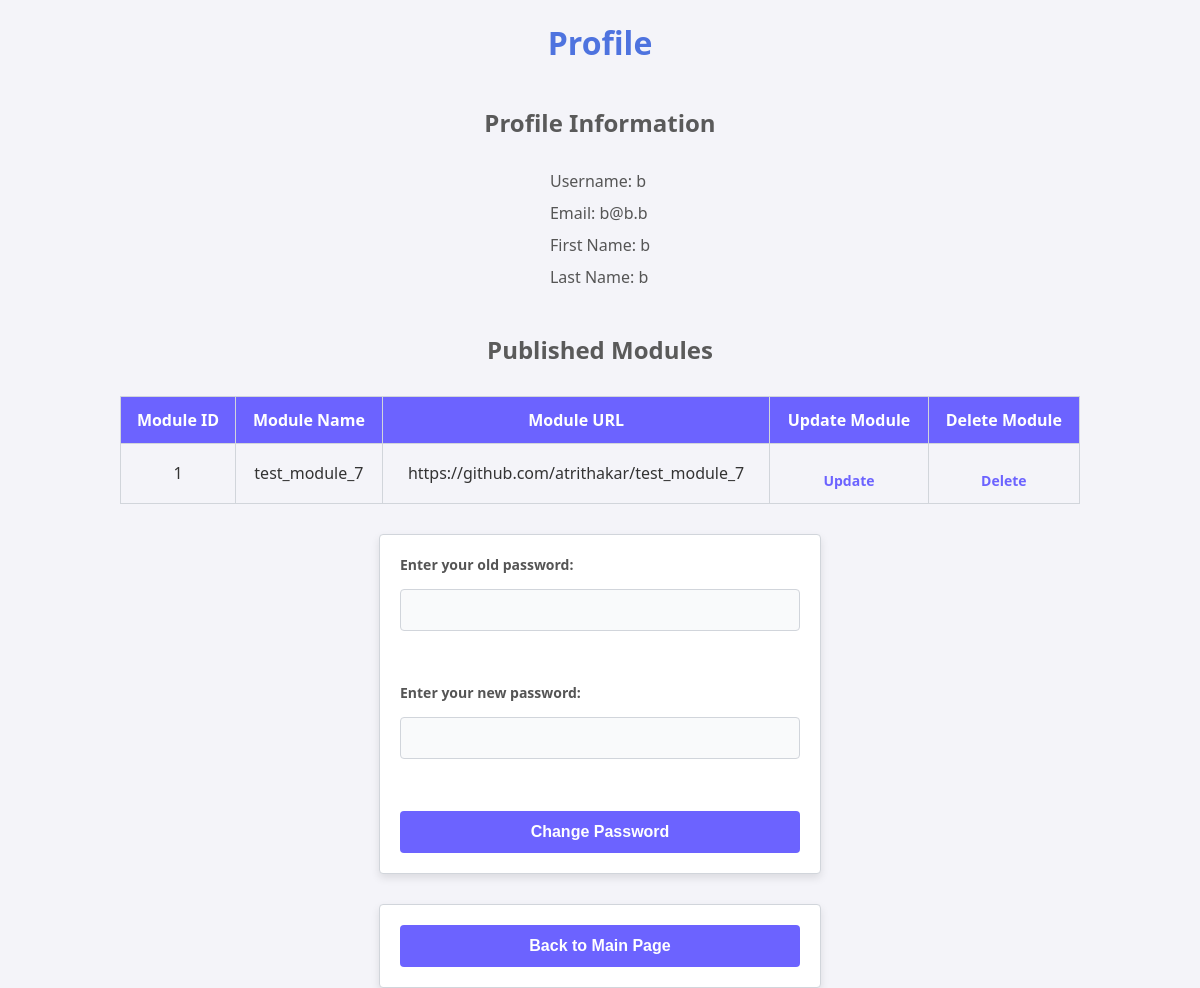
Page /profile (signed in) on the earlier database version.
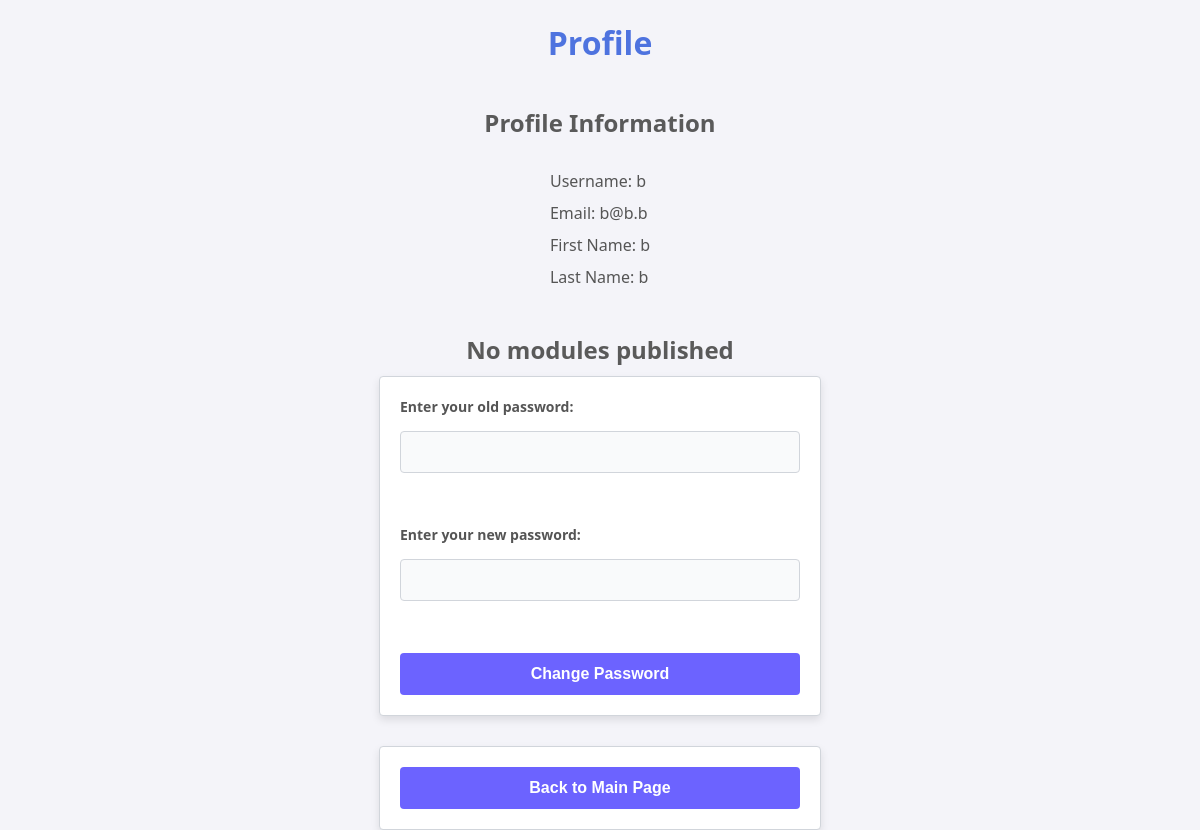
Same page on the later database version.
### models.py (models this page shows, shortened)
class User(db.Model):
    email = db.Column(db.String(80), primary_key = True)
    password = db.Column(db.String(120), nullable=False)
    first_name = db.Column(db.String(40), nullable=False)
    last_name = db.Column(db.String(40), nullable=True)
    username = db.Column(db.String(40), nullable=False)

class Module(db.Model):
    module_id = db.Column(db.Integer, primary_key=True)
    module_name = db.Column(db.String(80), nullable=False)
    module_url = db.Column(db.String(120), nullable=False)
    associated_user = db.Column(db.String(80), db.ForeignKey('user.email'), nullable=False)

### app.py (the view)
@app.route('/profile',methods=['GET'])
def get_profile():
    return get_profile_webui()

### webui_funcs.py (called while the page is built)
def get_profile_webui():
    if session.get('email'):
        profile = User.query.filter_by(email=session.get('email')).first()
        return render_template('profile.html',profile=profile,modules=Module.query.filter_by(associated_user=session.get('email')).all())
    return redirect(url_for('index'))

### templates/profile.html (shortened to what this page needs)
<!DOCTYPE html>
<html lang="en">
<head>
    <link rel="stylesheet" href="{{ url_for('static', filename='profile.css') }}">
</head>
<body>
    <h1>Profile</h1>
    {% if profile %}
    <h2>Profile Information</h2>
    <ul>
        <li>Username: {{ profile['username'] }}</li>
        <li>Email: {{ profile['email'] }}</li>
        <li>First Name: {{ profile['first_name'] }}</li>
        <li>Last Name: {{ profile['last_name'] }}</li>
    </ul>
    {% else %}
    <h2>Error occured getting profle information...</h2>
    {% endif %}
    {% if modules %}
    <h2>Published Modules</h2>
    <table border="1">
        <thead>
            <tr>
                <th>Module ID</th>
                <th>Module Name</th>
                <th>Module URL</th>
                <th>Update Module</th>
                <th>Delete Module</th>
            </tr>
        </thead>
        <tbody>
            {% for module in modules %}
            <tr>
                <td>{{ module['module_id'] }}</td>
                <td>{{ module['module_name'] }}</td>
                <td>{{ module['module_url'] }}</td>
                <td><a href="/update_module/{{module.module_id}}">Update</a></td>
                <td><a href="/delete_module/{{module.module_id}}">Delete</a></td>
            </tr>
            {% endfor %}
        </tbody>
    </table>
    {% else %}
    <h2>No modules published</h2>
    {% endif %}
    <form action="/change_password" method="post">
        <label for="old_password">Enter your old password: </label>
        <input type="text" name="old_password" id="old_password" required><br>
        <label for="new_password">Enter your new password: </label>
        <input type="text" name="new_password" id="new_password" required><br>
        <button type="submit">Change Password</button>
    </form>
    <form action="/main_page" method="get">
        <button type="submit">Back to Main Page</button>
    </form>
</body>
</html>

### static/profile.css (style rules this page uses)
body { font-family: 'Segoe UI', Tahoma, Geneva, Verdana, sans-serif; background-color: #f4f4f9; color: #333333; margin: 0; padding: 0; display: flex; flex-direction: column; align-items: center; height: 100vh; justify-content: flex-start; }
h1 { color: #4e73df; text-align: center; }
h2 { color: #5a5a5a; margin-bottom: 10px; }
ul { list-style-type: none; padding: 0; margin-bottom: 20px; }
ul li { font-size: 16px; padding: 5px 0; color: #555555; }
form { display: flex; flex-direction: column; gap: 15px; background-color: #ffffff; padding: 20px; border: 1px solid #d1d5db; box-shadow: 0 4px 8px rgba(0, 0, 0, 0.1); width: 100%; max-width: 400px; border-radius: 4px; margin-bottom: 30px; }
form label { font-size: 14px; color: #555555; font-weight: bold; }
form input { width: 100%; padding: 12px; font-size: 14px; border: 1px solid #d1d5db; background-color: #f9fafb; color: #333333; border-radius: 4px; box-sizing: border-box; }
button { padding: 12px; font-size: 16px; font-weight: bold; background-color: #6c63ff; color: #ffffff; border: none; border-radius: 4px; cursor: pointer; transition: background-color 0.3s ease-in-out; }

Differences in the rows shown:
removed Module: module_id "1", module_name "test_module_7", module_url "https://github.com/atrithakar/test_module_7"
Other differences:
text no longer shown: "Published Modules Module ID Module Name Module URL Update Module Delete Module"
text now shown: "No modules published"
